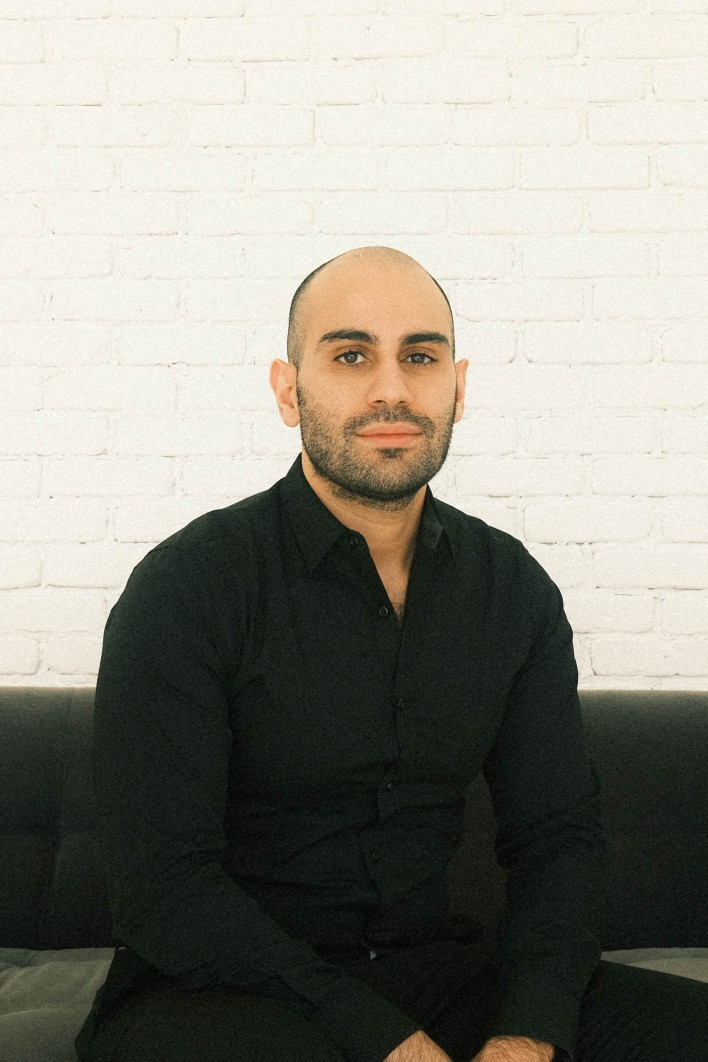
#> input picture multimodal-ai/5-ft-flux/raw/DSCF0998.JPG, 2123 x 3185 px (shown at 1/3 size); its folder holds only this picture in this run
$ jupyter execute --allow-errors 1-data_prep.ipynb   (shell and % lines are left out)
#> lines starting #> are read from the running program, lines starting #| are printed output that depends on the picture
# Data preparation for Flux.1 Fine-tuning

Code authored by: Shaw Talebi <br>
[Video link](https://youtu.be/bZr2vhoXSy8) | [Blog link](https://medium.com/@shawhin/i-trained-flux-1-on-my-face-and-how-you-can-too-bbf0cb3824b0)

### imports

[cell 1]
from PIL import Image
import os
import shutil

import replicate
from dotenv import load_dotenv

[cell 2]
# load vars from .env
load_dotenv()

# set replicate api key
#> (the rest of this cell did not finish here and is left out)

### crop images to be square

[cell 3]
# Set input and output directories
input_dir = "raw/"  # Change this to your folder
output_dir = "data/"

# Ensure output directory exists
os.makedirs(output_dir, exist_ok=True)

# image counter
i = 0

# Process each image
for filename in os.listdir(input_dir):
    if filename.lower().endswith(('.png', '.jpg', '.jpeg')):  # Check for PNG and JPEG
        img_path = os.path.join(input_dir, filename)
        img = Image.open(img_path)
#> img is the input picture: PIL image 2123x3185 RGB; mean R, G, B 142.6, 141, 130.8

        # Get original dimensions
        width, height = img.size
#> width = 2123; height = 3185
        new_size = min(width, height)  # Smallest dimension for square crop
#> new_size = 2123

        # Calculate cropping box (centered)
        left = (width - new_size) // 2
#> left = 0
        top = (height - new_size) // 2
#> top = 531
        right = left + new_size
#> right = 2123
        bottom = top + new_size
#> bottom = 2654

        # Crop the image
        img_cropped = img.crop((left, top, right, bottom))
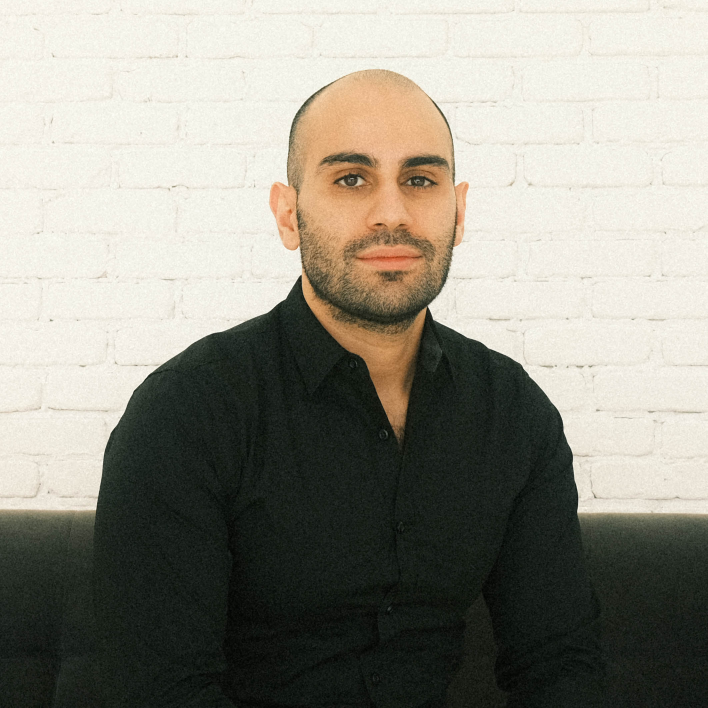
#> img_cropped: PIL image 2123x2123 RGB (shown at 1/3 size); mean R, G, B 145.9, 143.3, 132.4

        # Resize to 1024x1024 using high-quality resampling
        img_resized = img_cropped.resize((1024, 1024), Image.LANCZOS)

        # Crop and save the image
        output_path = os.path.join(output_dir, f"img-{i}.png")
        img_resized.save(output_path, format="PNG")
        i += 1
